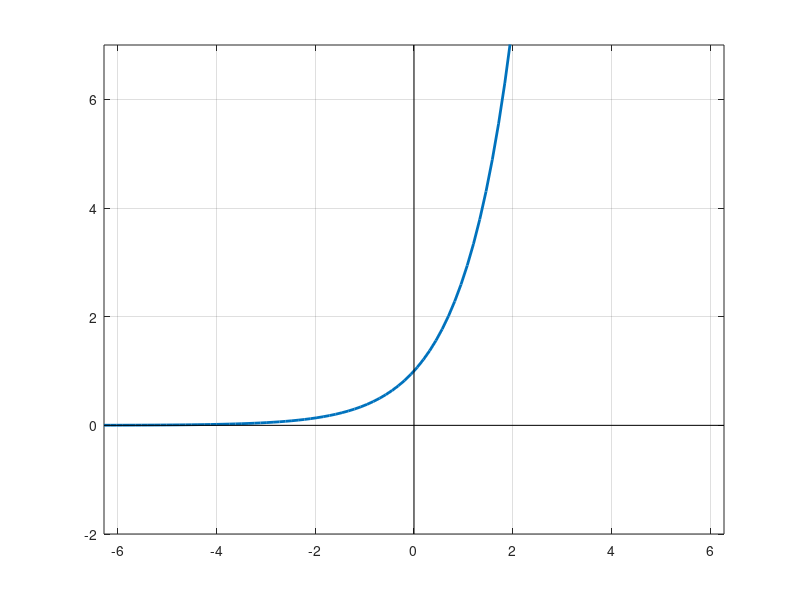

Here is the MATLAB script that generated this plot: (Note: this script raises an error after producing the figure.)
clear; close all; clc;

XLIMs = [-2*pi, 2*pi];
YLIMs = [-2 7];
x = linspace(XLIMs(1), XLIMs(2) ,100);
y = exp(x);

figure('color','w')
plot(x,y,'linewidth',2)
grid on;
hold on;
line([0 0],[YLIMs(1) YLIMs(2)],'color','k')
line([XLIMs(1) XLIMs(2)],[0 0],'color','k')
xlim(XLIMs)
ylim(YLIMs)


ExpansionPoint = 0 ;

for n=2:2:10
    
    syms x
    f = exp(x);
    T = taylor(f, 'ExpansionPoint', ExpansionPoint, 'Order', n);
%     F = matlabFunction(T);
%     h = fplot(F,XLIMs,'linewidth',2,'color','r');
    h = ezplot(T,XLIMs);
    set(h,'linewidth',2)
    set(h, 'color','r');

    title('e^x and its Taylor series');
    tp1 = 0.8;
    tp2 = 0.5;
    if n==0
        t = text(tp1,tp2,['added upto 0th term']);
    elseif n==2
        t = text(tp1,tp2,['added upto 2nd term']);
    elseif n==4
        t = text(tp1,tp2,['added upto 4th term']);
    else
        t = text(tp1,tp2,['added upto ',num2str(n),'th term']);
    end
    t.FontSize=12;
    xlim(XLIMs)
ylim(YLIMs)
    pause;
    if n<10
        delete(h);
        delete(t);
    end
end